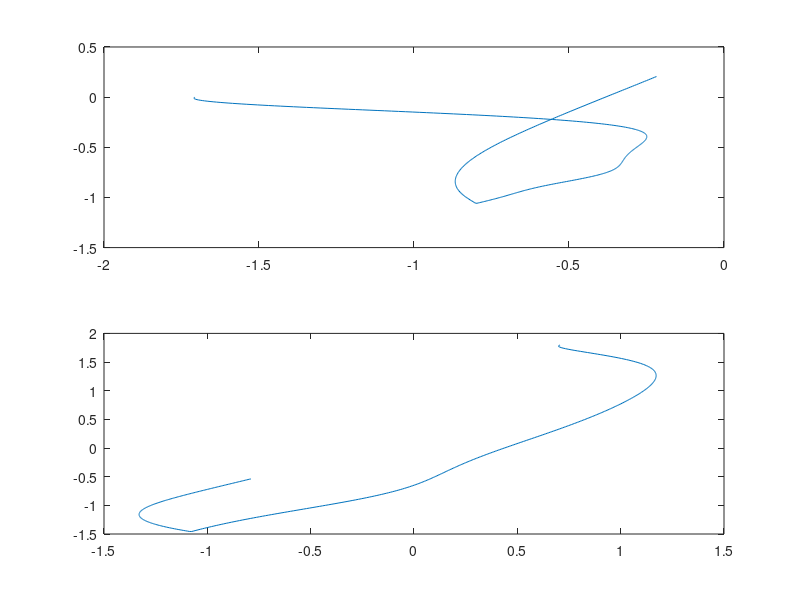
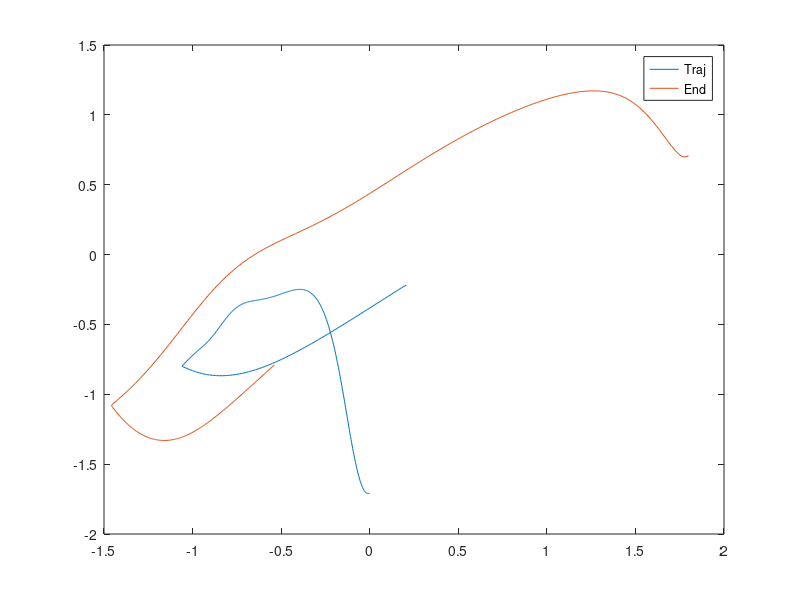

Source code (MATLAB) for these figures, in order: (Note: this script raises an error after producing the figures.)
clc;clear;
load('End_Effector_data');
%% 
Traj = [traj_x(1,:)',traj_y(1,:)'];
End_Efftor = [EndEff_x(1,:)',EndEff_y(1,:)'];
subplot(2,1,1);
plot(EndEff_x,traj_x);
subplot(2,1,2);
plot(EndEff_y,traj_y);
figure(2);
plot(Traj,End_Efftor);
legend('Traj','End');
hold on;

%% 
R = 1.8;
p.traj = [R*cos(pi/2),R*sin(pi/2);R*cos(pi/2+0.8*pi),R*sin(pi/2+0.8*pi);R*cos(pi/2+1.6*pi),R*sin(pi/2+1.6*pi);R*cos(pi/2+0.4*pi),R*sin(pi/2+0.4*pi);R*cos(pi/2+1.2*pi),R*sin(pi/2+1.2*pi)];

traj = Trajectory_planner(p);
iter = 0;
iterlen = length(traj);

plot(traj(:,1),traj(:,2));

%% 
iterlen = size(Traj);
iterlen = iterlen(1,1);

